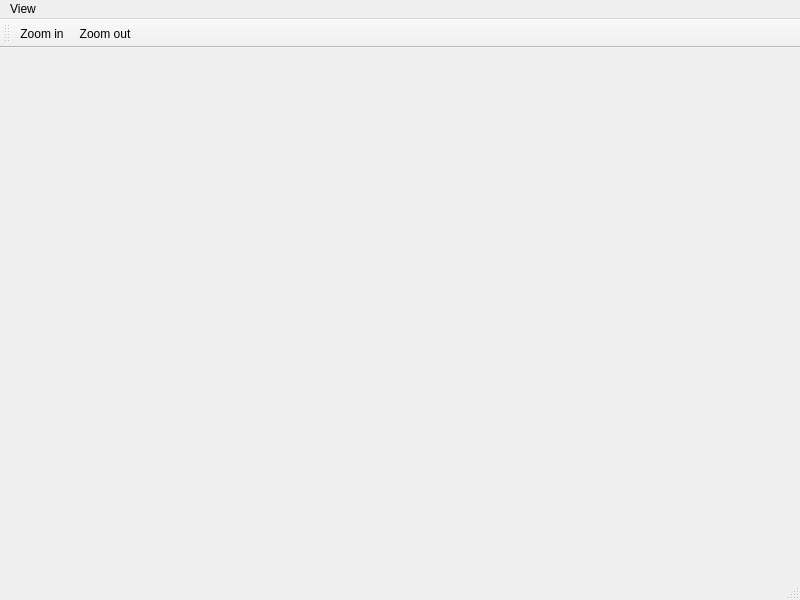
<?xml version="1.0" encoding="UTF-8"?>
<ui version="4.0">
 <class>ViewerWindow</class>
 <widget class="QMainWindow" name="ViewerWindow">
  <property name="geometry">
   <rect>
    <x>0</x>
    <y>0</y>
    <width>800</width>
    <height>600</height>
   </rect>
  </property>
  <property name="windowTitle">
   <string>ViewerWindow</string>
  </property>
  <widget class="QWidget" name="centralwidget"/>
  <widget class="QMenuBar" name="menubar">
   <property name="geometry">
    <rect>
     <x>0</x>
     <y>0</y>
     <width>800</width>
     <height>25</height>
    </rect>
   </property>
   <widget class="QMenu" name="menuView">
    <property name="title">
     <string>View</string>
    </property>
    <addaction name="actionZoomIn"/>
    <addaction name="actionZoomOut"/>
   </widget>
   <addaction name="menuView"/>
  </widget>
  <widget class="QStatusBar" name="statusbar"/>
  <widget class="QToolBar" name="toolBar">
   <property name="windowTitle">
    <string>toolBar</string>
   </property>
   <attribute name="toolBarArea">
    <enum>TopToolBarArea</enum>
   </attribute>
   <attribute name="toolBarBreak">
    <bool>false</bool>
   </attribute>
   <addaction name="actionZoomIn"/>
   <addaction name="actionZoomOut"/>
  </widget>
  <action name="actionZoomIn">
   <property name="icon">
    <iconset resource="icons.qrc">
     <normaloff>:/resources/icons/ic_zoom_in_black_24dp.png</normaloff>:/resources/icons/ic_zoom_in_black_24dp.png</iconset>
   </property>
   <property name="text">
    <string>Zoom in</string>
   </property>
   <property name="toolTip">
    <string>Zoom in the image</string>
   </property>
  </action>
  <action name="actionZoomOut">
   <property name="icon">
    <iconset resource="icons.qrc">
     <normaloff>:/resources/icons/ic_zoom_out_black_24dp.png</normaloff>:/resources/icons/ic_zoom_out_black_24dp.png</iconset>
   </property>
   <property name="text">
    <string>Zoom out</string>
   </property>
   <property name="toolTip">
    <string>Zoom out the image</string>
   </property>
  </action>
 </widget>
 <resources>
  <include location="icons.qrc"/>
 </resources>
 <connections/>
</ui>
